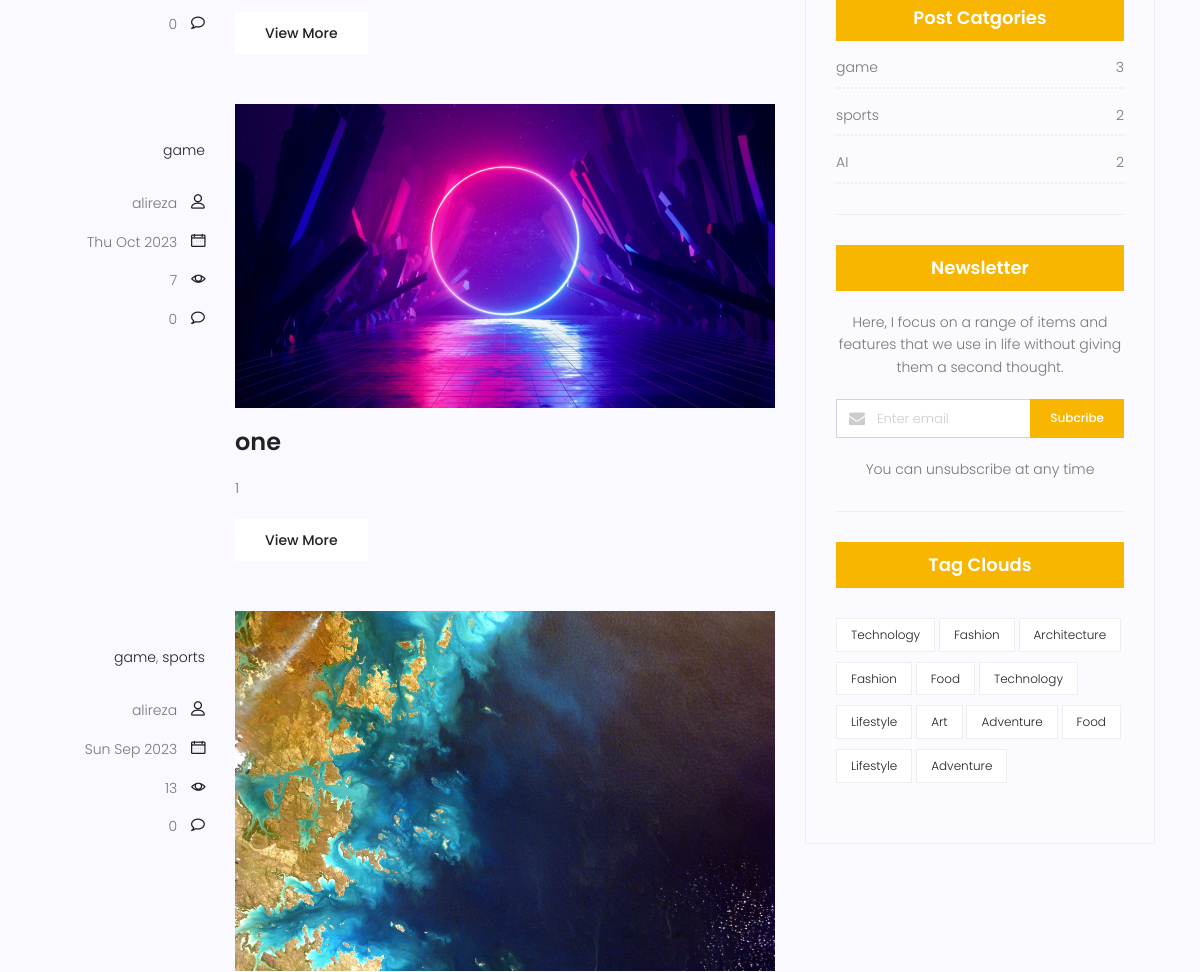
The page /blog/search/ (middle part) on the database as committed earlier.
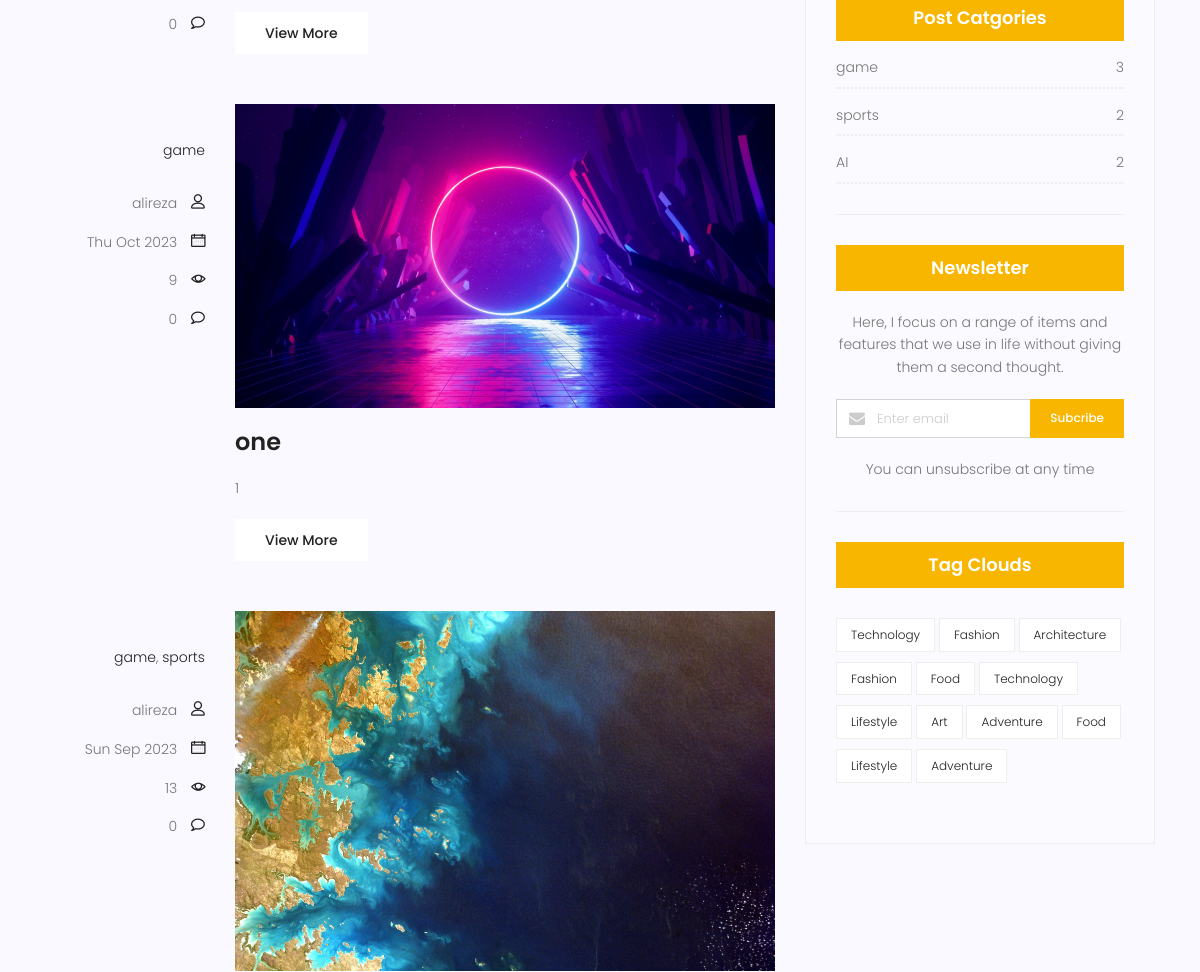
The same page on the database as committed later.
### blog/models.py (models this page shows, shortened)
class Post(models.Model):
    title = models.CharField(max_length=255)
    content = models.TextField()
    tags = TaggableManager()
    counted_views = models.IntegerField(default=0)
    status = models.BooleanField(default=False)
    published_date = models.DateTimeField(null=True)
    created_date = models.DateTimeField(auto_now_add=True)
    updated_date = models.DateTimeField(auto_now=True)
    author = models.ForeignKey(User, on_delete=models.SET_NULL,null=True)
    counted_comment = models.IntegerField(default=0)
    category=models.ManyToManyField(Category)
    image = models.ImageField(upload_to='post_images/')
    class Meta:
        ordering = ['-created_date']

### blog/views.py (the view)
# urls.py: path('search/',blog_search,name='search'),
def blog_search(request):
    query = request.GET.get('s')  # Retrieve the 's' parameter from the GET request
    posts = Post.objects.filter(status=1)
    if query:
        posts = posts.filter(title__icontains=query) | posts.filter(content__icontains=query)
    context = {'posts': posts}
    return render(request, 'blog/blog-home.html', context)

### blog/models.py (called while the page is built)
    def __str__(self):
        return self.name

### blog/templatetags/blog_tags.py (called while the page is built)
@register.inclusion_tag('blog/blog-popular-posts.html')
def popularposts():
    posts=Post.objects.filter(status=1).order_by('-published_date')[:3]
    return {'posts': posts}

@register.inclusion_tag('blog/blog-post-categories.html')
def postcategories():
    posts=Post.objects.filter(status=1)
    categories=Category.objects.all()
    cat_dict={}
    for name in categories:
        cat_dict[name]=posts.filter(category=name).count()
    return{'categories':cat_dict}

@register.simple_tag(name='comment_count')
def function(pid):
    return Comment.objects.filter(post=pid, approved=True).count()

### templates/blog/blog-home.html (shortened to what this page needs)
{% extends 'base.html' %}{% load static %}{% block content %}
{% load blog_tags %}
<section class="post-content-area">
  <div class="container">
    <div class="row">
      <div class="col-lg-8 posts-list">
        {% for post in posts %}
        <div class="single-post row">
          <div class="col-lg-3 col-md-3 meta-details">
              <ul class="tags">
                {% for category in post.category.all %}
                <li><a href="{% url 'blog:category' cat_name=category.name %}">{{ category.name }}</a>{% if not forloop.last %}, {% endif %}</li>
                {% endfor %}
              </ul>
            <div class="user-details row">
              <p class="user-name col-lg-12 col-md-12 col-6">
                <a href="{% url 'blog:author' post.author.username %}">{{post.author}}</a> <span class="lnr lnr-user"></span>
              </p>
              <p class="date col-lg-12 col-md-12 col-6">
                <a href="#">{{post.published_date|date:"D M Y"}}</a>
                <span class="lnr lnr-calendar-full"></span>
              </p>
              <p class="view col-lg-12 col-md-12 col-6">
                <a href="#">{{post.counted_views}}</a>
                <span class="lnr lnr-eye"></span>
              </p>
              <p class="comments col-lg-12 col-md-12 col-6">
                <a href="#">{% comment_count post.id%}</a> <span class="lnr lnr-bubble"></span>
              </p>
            </div>
          </div>
          <div class="col-lg-9 col-md-9">
            <div class="feature-img">
              <img
                class="img-fluid"
                src="{{ post.image.url }}"
                alt="{{ post.title }}"
              />
            </div>
            <a class="posts-title" href="{% url 'blog:single' pid=post.id %}">
              <h3>{{post.title}}</h3></a
            >
            <p class="excert">{{post.content|truncatewords:45}}</p>
            <a href="{% url 'blog:single' pid=post.id %}" class="primary-btn">View More</a>
          </div>
        </div>
        {% endfor %}
      </div>
      <div class="col-lg-4 sidebar-widgets">
        <div class="widget-wrap">
      {% postcategories %}
          <div class="single-sidebar-widget newsletter-widget">
            <h4 class="newsletter-title">Newsletter</h4>
            <p>
              Here, I focus on a range of items and features that we use in life
              without giving them a second thought.
            </p>
            <div class="form-group d-flex flex-row">
              <div class="col-autos">
                <div class="input-group">
                  <div class="input-group-prepend">
                    <div class="input-group-text">
                      <i class="fa fa-envelope" aria-hidden="true"></i>
                    </div>
                  </div>
                  <input
                    type="text"
                    class="form-control"
                    id="inlineFormInputGroup"
                    placeholder="Enter email"
                    onfocus="this.placeholder = ''"
                    onblur="this.placeholder = 'Enter email'"
                  />
                </div>
              </div>
              <a href="#" class="bbtns">Subcribe</a>
            </div>
            <p class="text-bottom">You can unsubscribe at any time</p>
          </div>
          <div class="single-sidebar-widget tag-cloud-widget">
            <h4 class="tagcloud-title">Tag Clouds</h4>
            <ul>
              <li><a href="#">Technology</a></li>
              <li><a href="#">Fashion</a></li>
              <li><a href="#">Architecture</a></li>
              <li><a href="#">Fashion</a></li>
              <li><a href="#">Food</a></li>
              <li><a href="#">Technology</a></li>
              <li><a href="#">Lifestyle</a></li>
              <li><a href="#">Art</a></li>
              <li><a href="#">Adventure</a></li>
              <li><a href="#">Food</a></li>
              <li><a href="#">Lifestyle</a></li>
              <li><a href="#">Adventure</a></li>
            </ul>
          </div>
        </div>
      </div>
    </div>
  </div>
</section>
{% endblock content %}

Rows that differ between the two databases and show on the page:
changed Post "one": counted_views "7" → "9"
